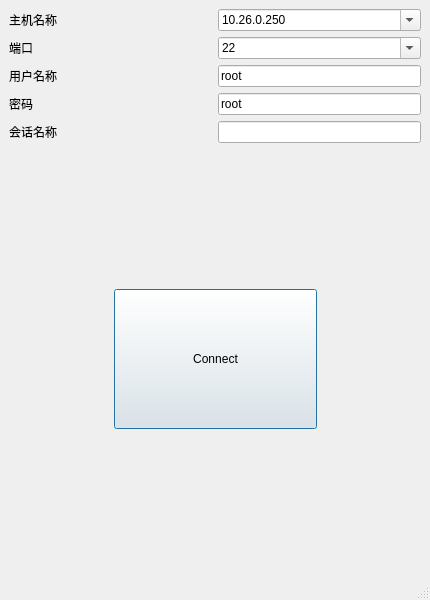
<?xml version="1.0" encoding="UTF-8"?>
<ui version="4.0">
 <class>MainWindow</class>
 <widget class="QMainWindow" name="MainWindow">
  <property name="geometry">
   <rect>
    <x>0</x>
    <y>0</y>
    <width>430</width>
    <height>600</height>
   </rect>
  </property>
  <property name="windowTitle">
   <string>MainWindow</string>
  </property>
  <widget class="QWidget" name="centralwidget">
   <layout class="QGridLayout" name="gridLayout_2">
    <item row="0" column="0">
     <layout class="QGridLayout" name="gridLayout">
      <item row="0" column="0" colspan="2">
       <widget class="QLabel" name="label">
        <property name="text">
         <string>主机名称</string>
        </property>
       </widget>
      </item>
      <item row="3" column="0" colspan="2">
       <widget class="QLabel" name="label_4">
        <property name="text">
         <string>密码</string>
        </property>
       </widget>
      </item>
      <item row="1" column="0" colspan="2">
       <widget class="QLabel" name="label_2">
        <property name="text">
         <string>端口</string>
        </property>
       </widget>
      </item>
      <item row="5" column="2">
       <spacer name="verticalSpacer">
        <property name="orientation">
         <enum>Qt::Vertical</enum>
        </property>
        <property name="sizeHint" stdset="0">
         <size>
          <width>20</width>
          <height>40</height>
         </size>
        </property>
       </spacer>
      </item>
      <item row="4" column="0" colspan="2">
       <widget class="QLabel" name="label_5">
        <property name="text">
         <string>会话名称</string>
        </property>
       </widget>
      </item>
      <item row="1" column="2" colspan="2">
       <widget class="QComboBox" name="comboBox_sshport">
        <property name="editable">
         <bool>true</bool>
        </property>
        <item>
         <property name="text">
          <string>22</string>
         </property>
        </item>
        <item>
         <property name="text">
          <string>9002</string>
         </property>
        </item>
       </widget>
      </item>
      <item row="7" column="2">
       <spacer name="verticalSpacer_2">
        <property name="orientation">
         <enum>Qt::Vertical</enum>
        </property>
        <property name="sizeHint" stdset="0">
         <size>
          <width>20</width>
          <height>40</height>
         </size>
        </property>
       </spacer>
      </item>
      <item row="6" column="1" colspan="2">
       <widget class="QPushButton" name="connection_connect_button">
        <property name="sizePolicy">
         <sizepolicy hsizetype="Expanding" vsizetype="Expanding">
          <horstretch>0</horstretch>
          <verstretch>0</verstretch>
         </sizepolicy>
        </property>
        <property name="minimumSize">
         <size>
          <width>100</width>
          <height>50</height>
         </size>
        </property>
        <property name="text">
         <string>Connect</string>
        </property>
        <property name="default">
         <bool>true</bool>
        </property>
       </widget>
      </item>
      <item row="0" column="2" colspan="2">
       <widget class="QComboBox" name="comboBox_hostip">
        <property name="editable">
         <bool>true</bool>
        </property>
        <item>
         <property name="text">
          <string>10.26.0.250</string>
         </property>
        </item>
        <item>
         <property name="text">
          <string>12.26.0.250</string>
         </property>
        </item>
       </widget>
      </item>
      <item row="2" column="0" colspan="2">
       <widget class="QLabel" name="label_3">
        <property name="text">
         <string>用户名称</string>
        </property>
       </widget>
      </item>
      <item row="2" column="2" colspan="2">
       <widget class="QLineEdit" name="lineEdit_username">
        <property name="text">
         <string>root</string>
        </property>
       </widget>
      </item>
      <item row="3" column="2" colspan="2">
       <widget class="QLineEdit" name="lineEdit_userpassword">
        <property name="text">
         <string>root</string>
        </property>
       </widget>
      </item>
      <item row="4" column="2" colspan="2">
       <widget class="QLineEdit" name="lineEdit_name"/>
      </item>
     </layout>
    </item>
   </layout>
  </widget>
  <widget class="QMenuBar" name="menubar">
   <property name="geometry">
    <rect>
     <x>0</x>
     <y>0</y>
     <width>430</width>
     <height>26</height>
    </rect>
   </property>
  </widget>
  <widget class="QStatusBar" name="statusbar"/>
 </widget>
 <resources/>
 <connections/>
</ui>
